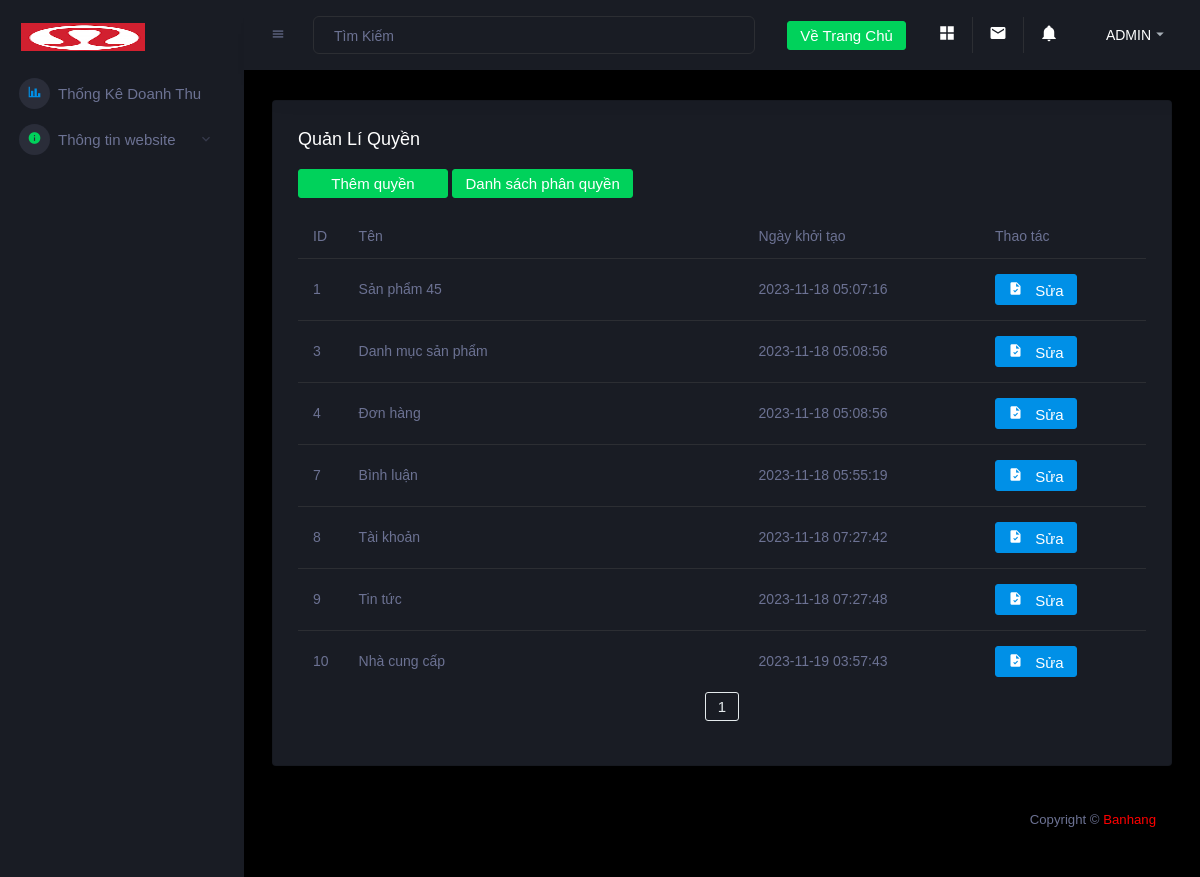
The page /admin/permission.php (signed in) on the database as committed earlier.
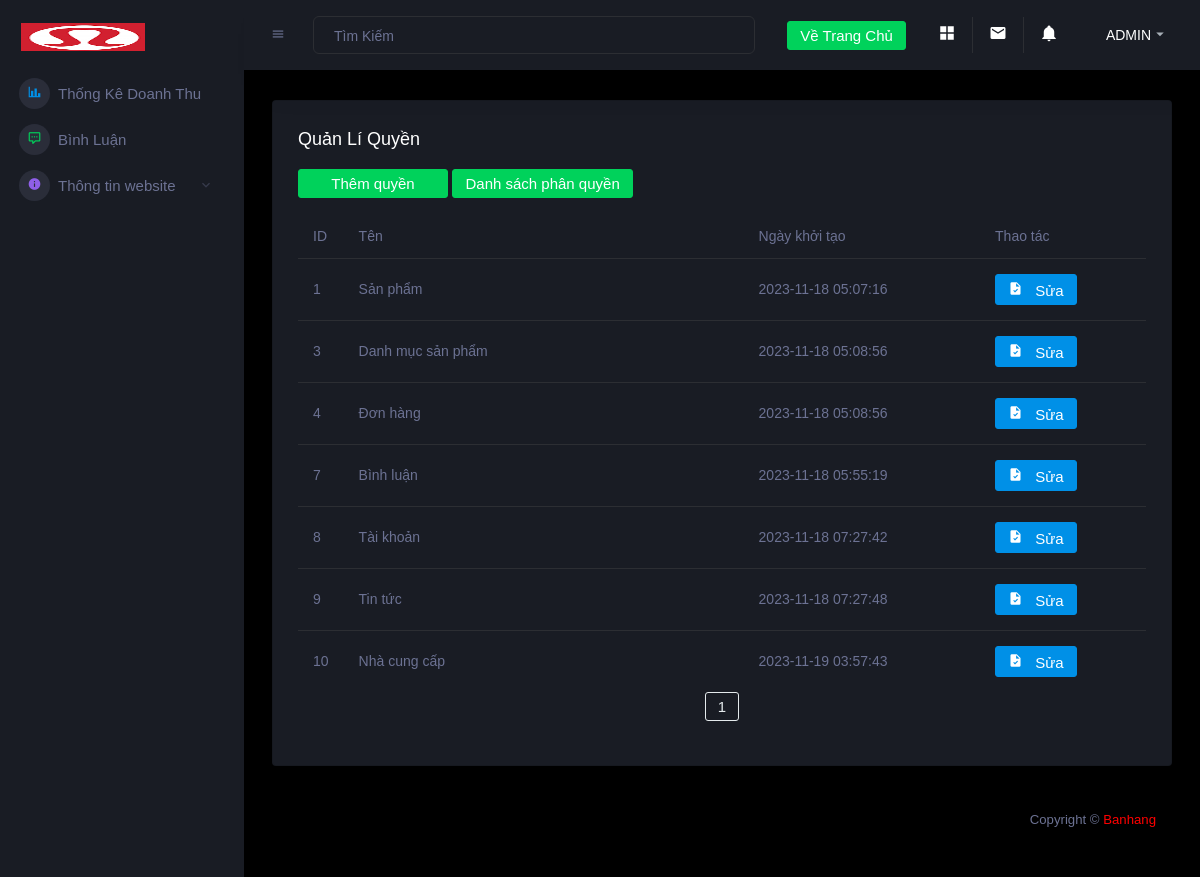
The same page on the database as committed later.
### tables this page shows
CREATE TABLE `quyen` (
  `id` int(11) NOT NULL,
  `ten` varchar(255) NOT NULL,
  `created_at` timestamp NOT NULL DEFAULT current_timestamp(),
  `updated_at` timestamp NOT NULL DEFAULT current_timestamp()
);

### connect.php (called while the page is built, shortened)
<?php
function selectAll($sql)
{
    $result = $GLOBALS['conn']->query($sql);
    return $result;
}
function rowCount($sql)
{
    $result =  $GLOBALS['conn']->query($sql);
    return $result->rowCount();
}

### admin/permission.php (the view, shortened to what the changed rows need)
<?php
include 'header.php';
if (isset($_COOKIE["user"])) {
    $user = $_COOKIE["user"];
    foreach (selectAll("SELECT * FROM taikhoan WHERE taikhoan='$user'") as $row) {
        $permission = $row['phanquyen'];
    }
    if ($permission == 1 || $permission == 0) {
?>
        <div class="main-panel">
            <div class="content-wrapper">
                <div class="row">
                    <div class="col-12 grid-margin">
                        <div class="card">
                            <div class="card-body">
                                <div class="table-responsive">
                                    <table class="table">
                                        <thead>
                                            <tr>
                                                <th class="addfont" style="width: 20px">ID</th>
                                                <th class="addfont" style="width: 400px">Tên</th>
                                                <th class="addfont">Ngày khởi tạo</th>
                                                <th class="addfont">Thao tác</th>
                                            </tr>
                                        </thead>
                                        <tbody>
                                            <?php
                                            $item_per_page = !empty($_GET['per_page']) ? $_GET['per_page'] : 8;
                                            $current_page = !empty($_GET['page']) ? $_GET['page'] : 1;
                                            $baseQuery = "SELECT * FROM quyen";
                                            $offset = ($current_page - 1) * $item_per_page;
                                            foreach (selectAll("$baseQuery LIMIT $item_per_page OFFSET $offset") as $row) {
                                            ?>
                                                <tr class="addfont">
                                                    <td><?= $row['id'] ?></td>
                                                    <td><?= $row['ten'] ?></td>
                                                    <td><?= $row['created_at'] ?></td>
                                                    <td>
                                                        <a type="button" class="btn btn-primary btn-icon-text" href="editpermission.php?id=<?= $row['id'] ?>">
                                                            <i class="mdi mdi-file-check btn-icon-prepend"></i> Sửa </a>
                                                    </td>
                                                </tr>
                                            <?php
                                            }
                                            ?>
                                        </tbody>
                                    </table>
                                </div>
                            </div>
                        </div>
                    </div>
                </div>
        <?php
    }
}
include 'footer.php';
        ?>

### admin/header.php (shortened to what the changed rows need)
<?php
include '../connect.php';
if (isset($_COOKIE["user"])) {
  $user = $_COOKIE["user"];
  foreach (selectAll("SELECT * FROM taikhoan WHERE taikhoan='$user'") as $row) {
    $permission = $row['phanquyen'];
    $userId = $row['id'];
  }
  if ($permission == 1 || $permission == 0) {
?>
    <!DOCTYPE html>
    <html lang="en">
    <head>
      <link rel="stylesheet" href="assets/vendors/mdi/css/materialdesignicons.min.css">
      <link rel="stylesheet" href="assets/vendors/css/vendor.bundle.base.css">
      <link rel="stylesheet" href="assets/vendors/jvectormap/jquery-jvectormap.css">
      <link rel="stylesheet" href="assets/vendors/flag-icon-css/css/flag-icon.min.css">
      <link rel="stylesheet" href="assets/vendors/owl-carousel-2/owl.carousel.min.css">
      <link rel="stylesheet" href="assets/vendors/owl-carousel-2/owl.theme.default.min.css">
      <link rel="stylesheet" href="assets/css/style.css">
    </head>
    <body>
      <div class="container-scroller">
        <nav class="sidebar sidebar-offcanvas" id="sidebar">
          <div class="sidebar-brand-wrapper d-none d-lg-flex align-items-center justify-content-center fixed-top">
            <a class="sidebar-brand brand-logo" href="index.php"><img src="assets/images/logox.png" alt="logo" /></a>
          </div>
          <ul class="nav ">
            <li class="nav-item menu-items ">
              <a class="nav-link" href="index.php">
                <span class="menu-icon">
                  <i class="mdi mdi-chart-bar"></i>
                </span>
                <span class="menu-title addfont">Thống Kê Doanh Thu</span>
              </a>
            </li>
            <?php
            $checkPermissionQuery = "SELECT * FROM taikhoan_quyen WHERE id_taikhoan = $userId AND id_quyen = 7";
            $permissionResult = rowCount($checkPermissionQuery);
            if ($permissionResult > 0 || $permission == 0) {
            ?>
              <li class="nav-item menu-items">
                <a class="nav-link" href="comment.php">
                  <span class="menu-icon">
                    <i class="mdi mdi-comment-processing-outline"></i>
                  </span>
                  <span class="menu-title addfont">Bình Luận</span>
                </a>
              </li>
            <?php
            }
            ?>
            <li class="nav-item menu-items">
              <a class="nav-link" data-toggle="collapse" href="#ui-basic" aria-expanded="false" aria-controls="ui-basic">
                <span class="menu-icon">
                  <i class="mdi mdi-information"></i>
                </span>
                <span class="menu-title addfont">Thông tin website</span>
                <i class="menu-arrow"></i>
              </a>
            </li>
          </ul>
        </nav>
        <div class="container-fluid page-body-wrapper">
          <nav class="navbar p-0 fixed-top d-flex flex-row">
            <div class="navbar-menu-wrapper flex-grow d-flex align-items-stretch">
              <button class="navbar-toggler navbar-toggler align-self-center" type="button" data-toggle="minimize">
                <span class="mdi mdi-menu"></span>
              </button>
              <ul class="navbar-nav w-100">
                <li class="nav-item w-100">
                  <form class="nav-link mt-2 mt-md-0 d-none d-lg-flex search">
                    <input type="text" class="form-control addfont text-light" name="filter" onkeyup="myFunction()" id="txtFind" style="width: 100%;" placeholder="Tìm Kiếm">
                  </form>
                </li>
              </ul>
              <ul class="navbar-nav navbar-nav-right">
                <li class="nav-item dropdown d-none d-lg-block">
                  <a class="nav-link btn btn-success create-new-button addfont" href="../index.php">Về Trang Chủ</a>
                </li>
                <li class="nav-item nav-settings d-none d-lg-block">
                  <a class="nav-link" href="#">
                    <i class="mdi mdi-view-grid"></i>
                  </a>
                </li>
                <li class="nav-item dropdown border-left">
                  <a class="nav-link count-indicator dropdown-toggle" id="messageDropdown" href="#" data-toggle="dropdown" aria-expanded="false">
                    <i class="mdi mdi-email"></i>
                  </a>
                </li>
                <li class="nav-item dropdown border-left">
                  <a class="nav-link count-indicator dropdown-toggle" id="notificationDropdown" href="#" data-toggle="dropdown">
                    <i class="mdi mdi-bell"></i>
                  </a>
                </li>
                <li class="nav-item dropdown">
                  <a class="nav-link" id="profileDropdown" href="#" data-toggle="dropdown">
                    <div class="navbar-profile">
                      <p class="mb-0 d-none d-sm-block navbar-profile-name addfont">ADMIN</p>
                      <i class="mdi mdi-menu-down d-none d-sm-block"></i>
                    </div>
                  </a>
                </li>
              </ul>
            </div>
          </nav>
      <?php
    } else {
      include '404.php';
    }
  } else {
    include '404.php';
  }
      ?>

Rows that differ between the two databases and show on the page:
changed quyen id 1: ten "Sản phẩm 45" → "Sản phẩm"
Other text that changed with them:
text now shown: "Bình Luận"
